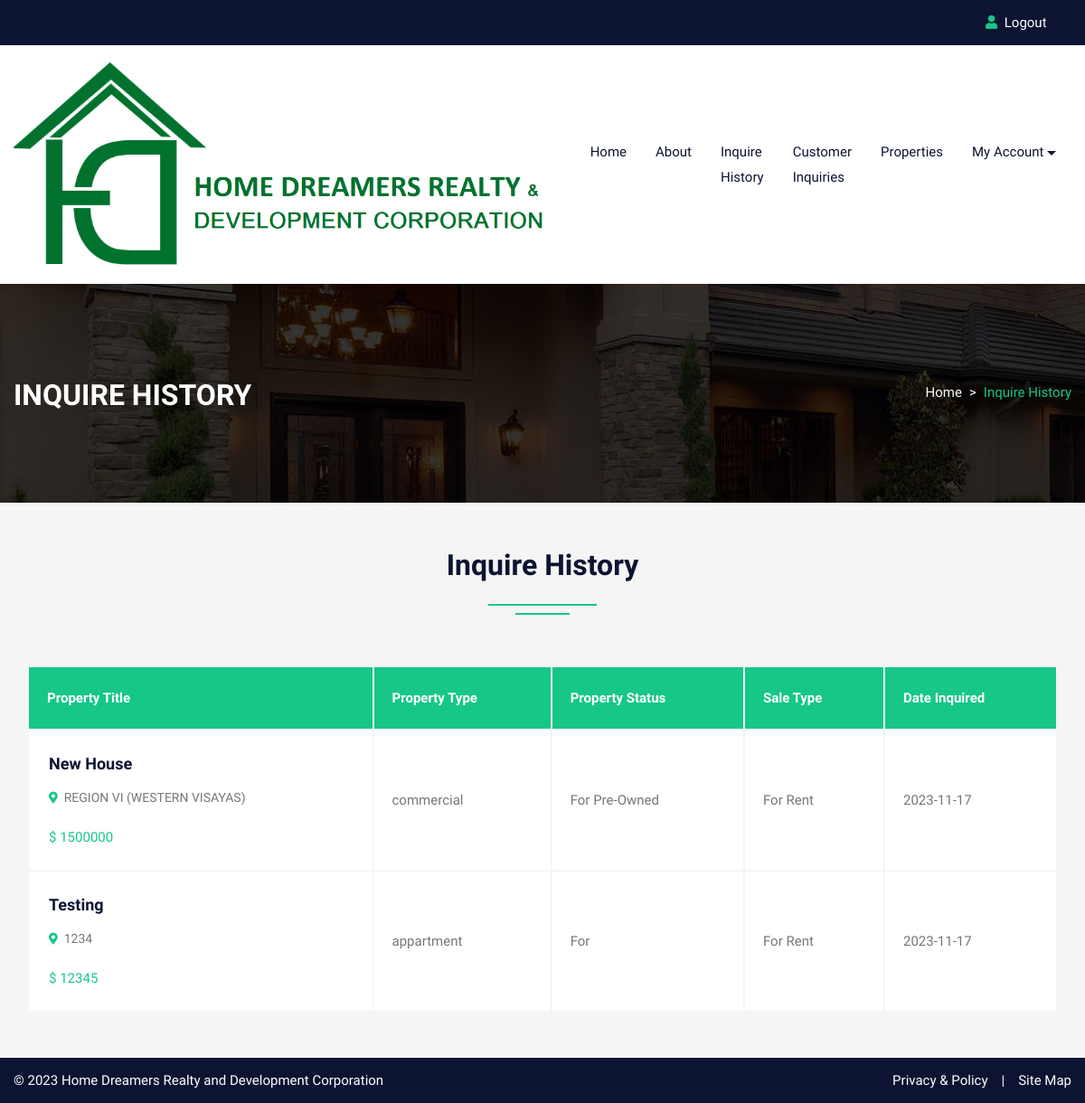
The page /history.php (signed in) on the database as committed earlier.
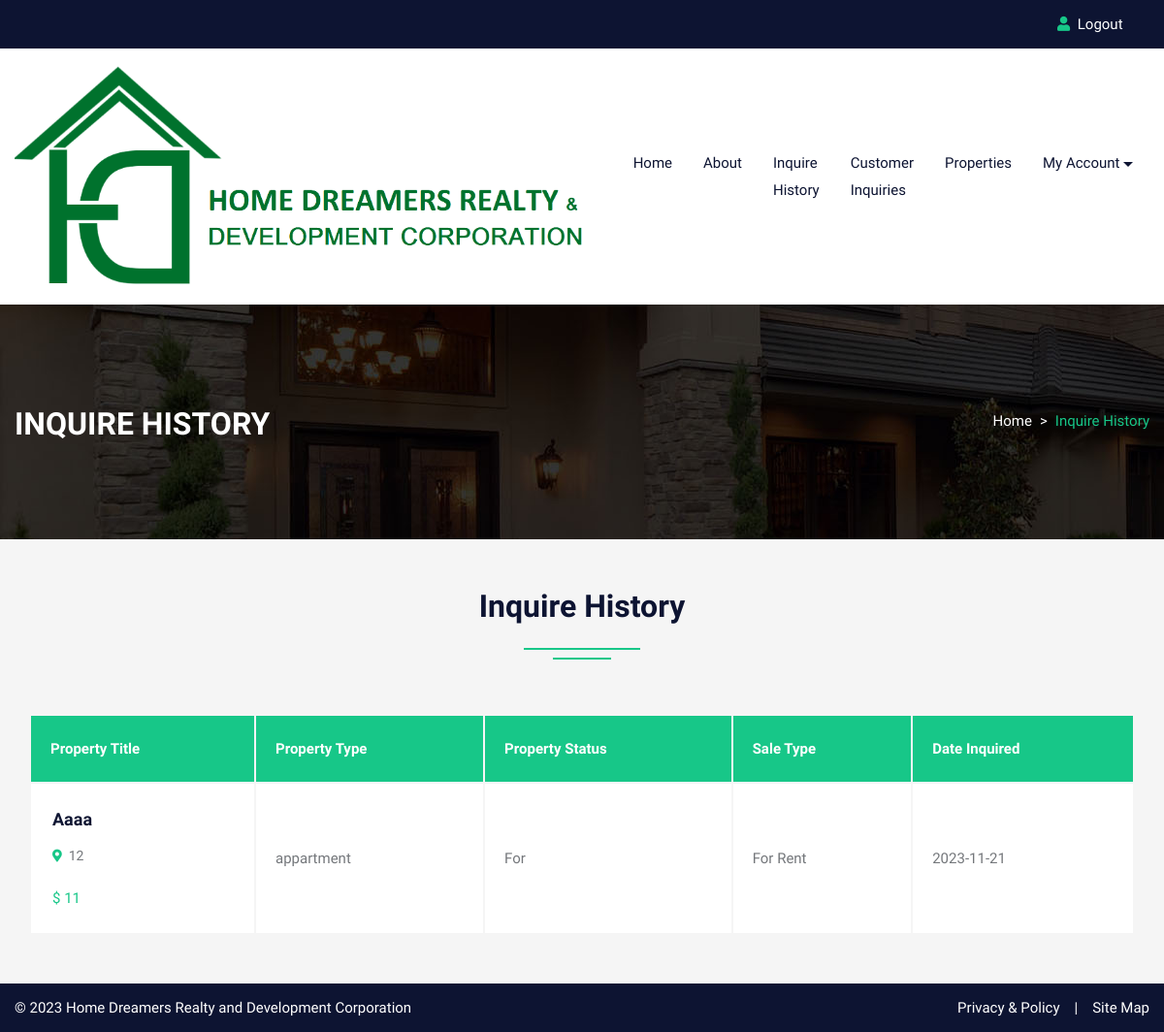
The same page on the database as committed later.
### tables this page shows
CREATE TABLE `inquire` (
  `id` int(11) NOT NULL,
  `fname` varchar(255) DEFAULT NULL,
  `email` varchar(255) DEFAULT NULL,
  `cnum` varchar(255) DEFAULT NULL,
  `property_id` varchar(4) NOT NULL,
  `admin_agent_id` varchar(4) NOT NULL,
  `uid` varchar(255) NOT NULL,
  `date_inquired` date NOT NULL DEFAULT current_timestamp(),
  `message` varchar(255) NOT NULL,
  `utype` varchar(255) NOT NULL
);

CREATE TABLE `property` (
  `pid` int(50) NOT NULL,
  `title` varchar(200) NOT NULL,
  `pcontent` longtext NOT NULL,
  `type` varchar(100) NOT NULL,
  `pstatus` varchar(50) NOT NULL,
  `stype` varchar(100) NOT NULL,
  `bedroom` int(50) NOT NULL,
  `bathroom` int(50) NOT NULL,
  `balcony` int(50) NOT NULL,
  `kitchen` int(50) NOT NULL,
  `hall` int(50) NOT NULL,
  `floor` varchar(50) NOT NULL,
  `size` int(50) NOT NULL,
  `price` int(50) NOT NULL,
  `region` varchar(255) NOT NULL,
  `province` varchar(255) NOT NULL,
  `city` varchar(100) NOT NULL,
  `barangay` varchar(100) NOT NULL,
  `feature` longtext NOT NULL,
  `pimage` varchar(300) NOT NULL,
  `pimage1` varchar(300) NOT NULL,
  `pimage2` varchar(300) NOT NULL,
  `pimage3` varchar(300) NOT NULL,
  `pimage4` varchar(300) NOT NULL,
  `uid` int(50) NOT NULL,
  `status` varchar(50) NOT NULL,
  `mapimage` varchar(300) NOT NULL,
  `topmapimage` varchar(300) NOT NULL,
  `groundmapimage` varchar(300) NOT NULL,
  `totalfloor` varchar(50) NOT NULL,
  `date` date NOT NULL,
  `ptype` varchar(250) NOT NULL,
  `useragent` varchar(255) NOT NULL,
  `user_type` varchar(255) NOT NULL,
  `user_id` varchar(255) NOT NULL,
  `assign_to` varchar(255) NOT NULL,
  `is_approved` tinyint(1) NOT NULL
);

### history.php (the view, shortened to what this page needs)
<!DOCTYPE html>
<html lang="en">
<head>
<link rel="stylesheet" type="text/css" href="css/bootstrap.min.css">
<link rel="stylesheet" type="text/css" href="css/bootstrap-slider.css">
<link rel="stylesheet" type="text/css" href="css/jquery-ui.css">
<link rel="stylesheet" type="text/css" href="css/layerslider.css">
<link rel="stylesheet" type="text/css" href="css/color.css">
<link rel="stylesheet" type="text/css" href="css/owl.carousel.min.css">
<link rel="stylesheet" type="text/css" href="css/font-awesome.min.css">
<link rel="stylesheet" type="text/css" href="fonts/flaticon/flaticon.css">
<link rel="stylesheet" type="text/css" href="css/style.css">
<link rel="stylesheet" type="text/css" href="css/login.css">
</head>
<body>
<div id="page-wrapper">
    <div class="row">
		<?php include("include/header.php");?>
        <div class="banner-full-row page-banner" style="background-image:url('images/breadcromb.jpg');">
            <div class="container">
                <div class="row">
                    <div class="col-md-6">
                        <h2 class="page-name float-left text-white text-uppercase mt-1 mb-0"><b>Inquire History</b></h2>
                    </div>
                    <div class="col-md-6">
                        <nav aria-label="breadcrumb" class="float-left float-md-right">
                            <ol class="breadcrumb bg-transparent m-0 p-0">
                                <li class="breadcrumb-item text-white"><a href="#">Home</a></li>
                                <li class="breadcrumb-item active">Inquire History</li>
                            </ol>
                        </nav>
                    </div>
                </div>
            </div>
        </div>
        <div class="full-row bg-gray">
            <div class="container">
                    <div class="row mb-5">
						<div class="col-lg-12">
							<h2 class="text-secondary double-down-line text-center">Inquire History</h2>
                        </div>
					</div>
					<table class="items-list col-lg-12" style="border-collapse:inherit;">
                        <thead>
                             <tr  class="bg-primary">
                                <th class="text-white font-weight-bolder">Property Title</th>
                                <th class="text-white font-weight-bolder">Property Type</th>
                                <th class="text-white font-weight-bolder">Property Status</th>
                                <th class="text-white font-weight-bolder">Sale Type</th>
                                <th class="text-white font-weight-bolder">Date Inquired</th>
                             </tr>
                        </thead>
                        <tbody>
							<?php
							$uid=$_SESSION['get_data']['uid'];
							$query=mysqli_query($conn,"SELECT pt.title, pt.region, pt.price, pt.type, pt.pstatus, pt.stype, it.date_inquired FROM PROPERTY pt JOIN INQUIRE it ON pt.pid = it.property_id WHERE it.uid = '$uid';");
								while($row=mysqli_fetch_array($query))
								{
							?>
                            <tr>
                                <td>
                                    <div class="property-info d-table">
                                        <h5 class="text-secondary text-capitalize"><?php echo $row['0'];?></h5>
                                        <span class="font-14 text-capitalize"><i class="fas fa-map-marker-alt text-primary font-13"></i>&nbsp; <?php echo $row['1'];?></span>
                                        <div class="price mt-3">
											<span class="text-primary">$&nbsp;<?php echo $row['2'];?></span>
										</div>
                                    </div>
								</td>
                                <td><?php echo $row['3'];?></td>
                                <td class="text-capitalize">For <?php echo $row['4'];?></td>
                                <td class="text-capitalize">For <?php echo $row['5'];?></td>
								<td class="text-capitalize"><?php echo $row['6'];?></td>
                            </tr>
							<?php } ?>
                        </tbody>
                    </table>
            </div>
        </div>
		<?php include("include/footer.php");?>
    </div>
</div>
</body>
</html>

### include/header.php (shortened to what this page needs)
<header id="header" class="transparent-header-modern fixed-header-bg-white w-100">
            <div class="top-header bg-secondary">
                <div class="container">
                    <div class="row">
                        <div class="col-md-8">
                        </div>
                        <div class="col-md-4">
                            <div class="top-contact float-right">
                                <ul class="list-text-white d-table">
								<li><i class="fas fa-user text-primary mr-1"></i>
								<?php  if(isset($_SESSION['uemail']))
								{ ?>
								<a href="logout.php">Logout</a>&nbsp;&nbsp;<?php } else { ?>
								<a href="login.php">Login</a>&nbsp;&nbsp;
                                | </li>
                                <li><i class="fas fa-user text-primary mr-1"></i><a href="register.php"> Register</li>
								<?php } ?>
								</ul>
                            </div>
                        </div>
                    </div>
                </div>
            </div>
            <div class="main-nav secondary-nav hover-primary-nav py-2">
                <div class="container">
                    <div class="row">
                        <div class="col-lg-12">
                            <nav class="navbar navbar-expand-lg navbar-light p-0"> <a class="navbar-brand position-relative" href="#"><img class="nav-logo" src="images/logo/logo.png" alt=""></a>
                                <div class="collapse navbar-collapse" id="navbarSupportedContent">
                                    <ul class="navbar-nav mr-auto">
                                    <?php  if(isset($_SESSION['uemail']))
										{ ?>
                                       <?php if($_SESSION['get_data']['utype'] == 'agent')
                                       {
                                       ?>
                                        <li class="nav-item dropdown"> <a class="nav-link" href="index.php" role="button" aria-haspopup="true" aria-expanded="false">Home</a></li>
										<li class="nav-item"> <a class="nav-link" href="about.php">About</a> </li>
										<li class="nav-item"> <a class="nav-link" href="history.php">Inquire History</a> </li>
										<li class="nav-item"> <a class="nav-link" href="custinquiries.php">Customer Inquiries</a> </li>
										<li class="nav-item"> <a class="nav-link" href="property.php">Properties</a> </li>
                                            <?php }?>
                                        <?php }?>
										<?php  if(isset($_SESSION['uemail']))
										{ ?>
										<li class="nav-item dropdown">
											<a class="nav-link dropdown-toggle" href="#" role="button" data-toggle="dropdown" aria-haspopup="true" aria-expanded="false">My Account</a>
                                        </li>
										<?php } else { ?>
										<li class="nav-item"> <a class="nav-link" href="login.php">Login/Register</a> </li>
										<?php } ?>
                                    </ul>
                                </div>
                            </nav>
                        </div>
                    </div>
                </div>
            </div>
        </header>

### include/footer.php (shortened to what this page needs)
<footer class="full-row bg-secondary p-0">
            <div class="container">
                <div class="row copyright">
                    <div class="col-sm-6"> <span class="text-white">© 2023 Home Dreamers Realty and Development Corporation</span> </div>
                    <div class="col-sm-6">
                        <ul class="line-menu text-white hover-text-primary float-right">
                            <li><a href="#">Privacy & Policy</a></li>
                            <li>|</li>
                            <li><a href="#"> Site Map</a></li>
                        </ul>
                    </div>
                </div>
            </div>
        </footer>

### css/color.css (style rules this page uses)
:root { --theme-ordinary-color: #74777b; }
:root { --theme-primary-color: #17c788; }
:root { --theme-secondary-color: #0d1432; }
:root { --theme-white-color: #fff; }
:root { --theme-light-color: #f8f8f8; }
:root { --theme-gray-color: #f5f5f5; }
:root { --theme-footer-color: #091b4b; }
:root { --theme-dark-color: #091b4b; }
:root { --text-light-color: #a3a7af; }
:root { --theme-primary-opacity-color: rgba(11, 191, 141, .8); }
:root { --theme-secondary-opacity-color: rgba(13,20,50,0.7); }
:root { --theme-white-opacity-color: rgba(255, 255, 255, 0.3); }
:root { --theme-dark-opacity-color: rgba(0, 0, 0, 0.5); }
:root { --theme-ordinary-font: 'Muli', sans-serif; }
:root { --theme-highlight-font: 'Comfortaa', cursive; }

Rows that differ between the two databases and show on the page:
removed inquire: property.title "New House", property.region "REGION VI (WESTERN VISAYAS)", property.price "1500000", property.type "commercial", property.pstatus "Pre-Owned", property.stype "Rent", date_inquired "2023-11-17"
removed inquire: property.title "Testing", property.region "1234", property.price "12345", property.type "appartment", property.stype "Rent", date_inquired "2023-11-17"
added inquire: property.title "Aaaa", property.region "12", property.price "11", property.type "appartment", property.stype "Rent", date_inquired "2023-11-21"
